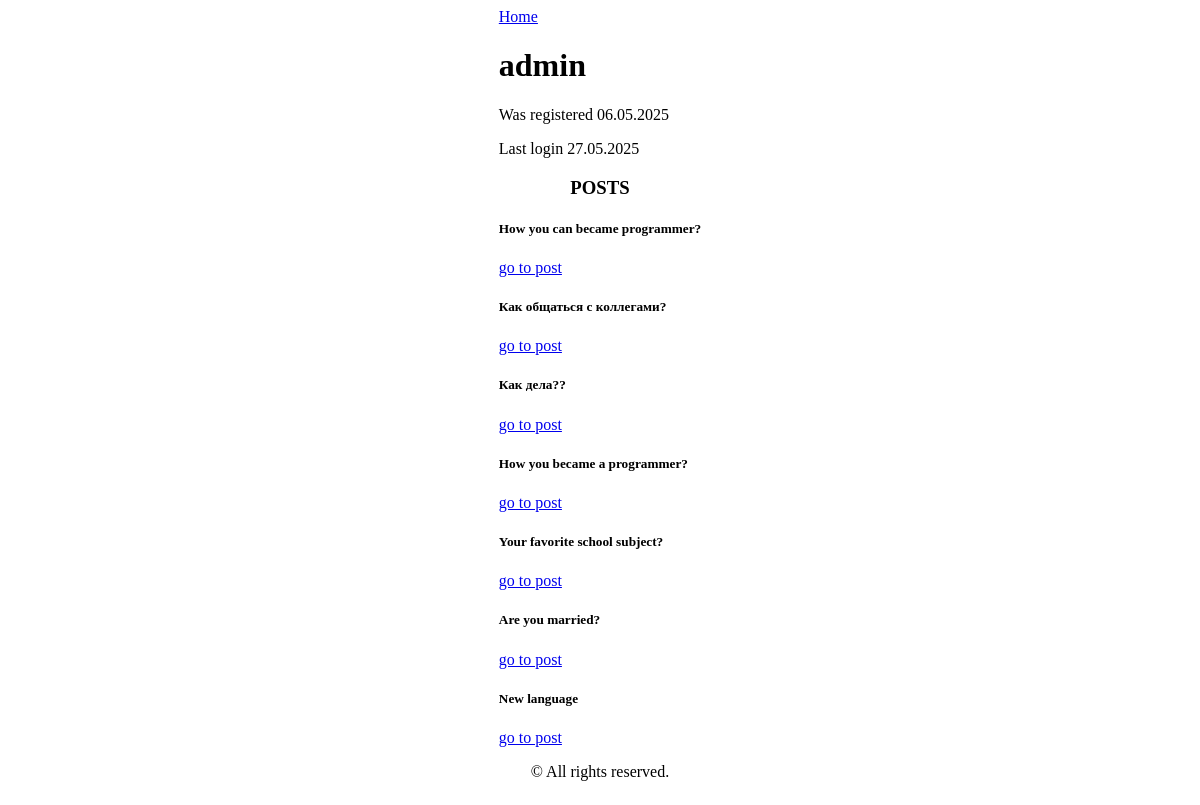
/blog/admin/ (signed in), run on the app's committed database.
### blog/models.py (models this page shows)
class Post(models.Model):
    title = models.CharField(max_length=100)
    content = models.TextField()
    author = models.ForeignKey(Prof, on_delete=models.CASCADE)
    created_time = models.DateTimeField(auto_now=True)
    def __str__(self) -> str:
        return self.title

### blog/views.py (the view)
# urls.py: path('<str:username>/', views.UserProfileView.as_view(), name='user'),
class UserProfileView(LoginRequiredMixin, TemplateView):
    template_name = 'blog/user.html'
    def get_context_data(self, **kwargs):
        context = super().get_context_data(**kwargs)
        username = self.kwargs['username']
        try:
            user = User.objects.get(username=username)
            prof = Prof.objects.get(user=user)
        except Exception as e:
            return HttpResponse(f"Error: {str(e)}")
        posts = Post.objects.filter(author=prof)
        context['user'] = user
        context['prof'] = prof
        context['posts'] = posts
        context['tags'] = Tag.objects.all()
        return context

### templates/blog/user.html (shortened to what this page needs)
<!DOCTYPE html>
<html lang="en">
<head>
</head>
<body>
    {% extends "base.html" %}
    {% block content %}
        <a href="{% url 'blog:index'%}">Home</a>
        <h1>{{user.username}}</h1>
        <p>Was registered {{user.date_joined|date:"d.m.Y"}}</p>
        <p>Last login {{user.last_login|date:"d.m.Y"}}</p>
        <h3>POSTS</h3>
        {%for i in posts%}
            <h5 class="">{{i}}</h5>
            <a href="{% url 'blog:post' i.author.user.username i.title %}">go to post</a>
        {%endfor%}
    {% endblock %}

### static/login.css (style rules this page uses)
body,form { display: flex; flex-direction: column; align-items: center; }
h3,footer { text-align: center; }

### data on the page
Post: title "How you can became programmer?"
Post: title "Как общаться с коллегами?"
Post: title "Как дела??"
Post: title "How you became a programmer?"
Post: title "Your favorite school subject?"
Post: title "Are you married?"
Post: title "New language"

### other printed values
{{ user.username }} "admin"
{{ user.date_joined|date:"d.m.Y" }} "06.05.2025"
{{ user.last_login|date:"d.m.Y" }} "27.05.2025"
